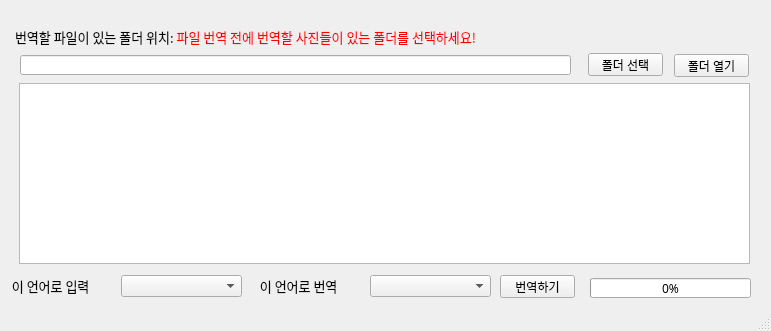
<?xml version="1.0" encoding="UTF-8"?>
<ui version="4.0">
 <class>MainWindow</class>
 <widget class="QMainWindow" name="MainWindow">
  <property name="enabled">
   <bool>true</bool>
  </property>
  <property name="geometry">
   <rect>
    <x>0</x>
    <y>0</y>
    <width>771</width>
    <height>331</height>
   </rect>
  </property>
  <property name="minimumSize">
   <size>
    <width>268</width>
    <height>167</height>
   </size>
  </property>
  <property name="maximumSize">
   <size>
    <width>16777215</width>
    <height>16777215</height>
   </size>
  </property>
  <property name="windowTitle">
   <string>PIT4ADB</string>
  </property>
  <widget class="QWidget" name="centralwidget">
   <widget class="QProgressBar" name="progressBar">
    <property name="geometry">
     <rect>
      <x>590</x>
      <y>278</y>
      <width>161</width>
      <height>20</height>
     </rect>
    </property>
    <property name="font">
     <font>
      <family>맑은 고딕</family>
     </font>
    </property>
    <property name="value">
     <number>0</number>
    </property>
    <property name="format">
     <string>%p%</string>
    </property>
   </widget>
   <widget class="QPushButton" name="open_file_dir_btn">
    <property name="geometry">
     <rect>
      <x>674</x>
      <y>54</y>
      <width>75</width>
      <height>23</height>
     </rect>
    </property>
    <property name="text">
     <string>폴더 열기</string>
    </property>
   </widget>
   <widget class="QTextBrowser" name="f_log_browser">
    <property name="geometry">
     <rect>
      <x>19</x>
      <y>83</y>
      <width>731</width>
      <height>181</height>
     </rect>
    </property>
   </widget>
   <widget class="QLineEdit" name="transed_file_dir">
    <property name="geometry">
     <rect>
      <x>20</x>
      <y>55</y>
      <width>551</width>
      <height>20</height>
     </rect>
    </property>
    <property name="readOnly">
     <bool>true</bool>
    </property>
   </widget>
   <widget class="QLabel" name="label_3">
    <property name="geometry">
     <rect>
      <x>15</x>
      <y>27</y>
      <width>541</width>
      <height>21</height>
     </rect>
    </property>
    <property name="font">
     <font>
      <family>맑은 고딕</family>
      <pointsize>10</pointsize>
      <weight>50</weight>
      <bold>false</bold>
     </font>
    </property>
    <property name="text">
     <string>&lt;html&gt;&lt;head/&gt;&lt;body&gt;&lt;p&gt;번역할 파일이 있는 폴더 위치: &lt;span style=&quot; color:#ff0000;&quot;&gt;파일 번역 전에 번역할 사진들이 있는 폴더를 선택하세요! &lt;/span&gt;&lt;/p&gt;&lt;/body&gt;&lt;/html&gt;</string>
    </property>
   </widget>
   <widget class="QPushButton" name="select_file_dir_btn">
    <property name="geometry">
     <rect>
      <x>588</x>
      <y>53</y>
      <width>75</width>
      <height>23</height>
     </rect>
    </property>
    <property name="text">
     <string>폴더 선택</string>
    </property>
   </widget>
   <widget class="QComboBox" name="fromLang">
    <property name="geometry">
     <rect>
      <x>121</x>
      <y>275</y>
      <width>121</width>
      <height>22</height>
     </rect>
    </property>
   </widget>
   <widget class="QComboBox" name="toLang">
    <property name="geometry">
     <rect>
      <x>370</x>
      <y>275</y>
      <width>121</width>
      <height>22</height>
     </rect>
    </property>
   </widget>
   <widget class="QLabel" name="label">
    <property name="geometry">
     <rect>
      <x>9</x>
      <y>278</y>
      <width>101</width>
      <height>16</height>
     </rect>
    </property>
    <property name="font">
     <font>
      <family>맑은 고딕</family>
      <pointsize>10</pointsize>
      <weight>50</weight>
      <bold>false</bold>
     </font>
    </property>
    <property name="text">
     <string> 이 언어로 입력</string>
    </property>
   </widget>
   <widget class="QLabel" name="label_2">
    <property name="geometry">
     <rect>
      <x>257</x>
      <y>276</y>
      <width>101</width>
      <height>20</height>
     </rect>
    </property>
    <property name="font">
     <font>
      <family>맑은 고딕</family>
      <pointsize>10</pointsize>
      <weight>50</weight>
      <bold>false</bold>
     </font>
    </property>
    <property name="text">
     <string> 이 언어로 번역</string>
    </property>
   </widget>
   <widget class="QPushButton" name="run_translate_btn">
    <property name="geometry">
     <rect>
      <x>500</x>
      <y>275</y>
      <width>75</width>
      <height>23</height>
     </rect>
    </property>
    <property name="text">
     <string>번역하기</string>
    </property>
   </widget>
  </widget>
  <widget class="QStatusBar" name="statusBar"/>
 </widget>
 <resources/>
 <connections/>
</ui>
